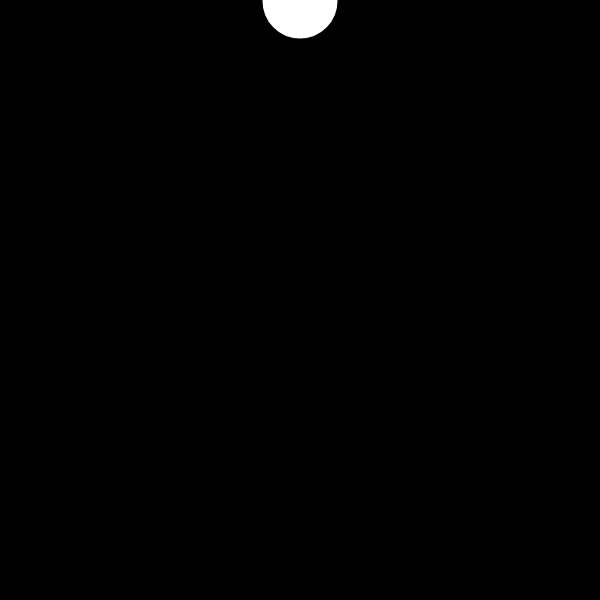
Frame 1 (no input)
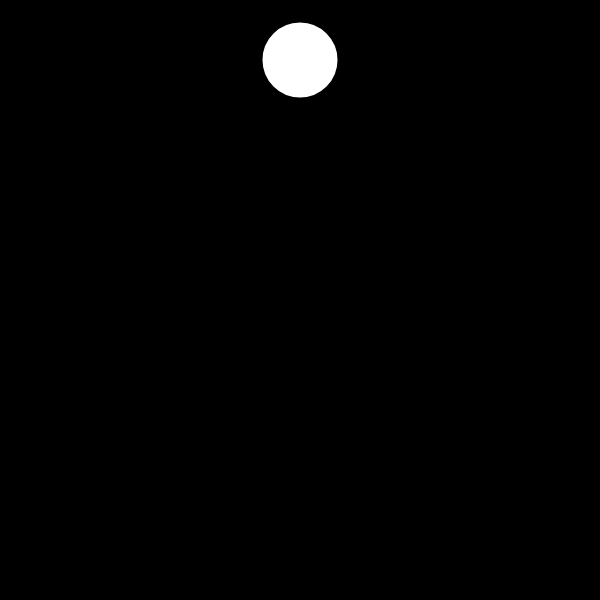
Frame 60 (no input)
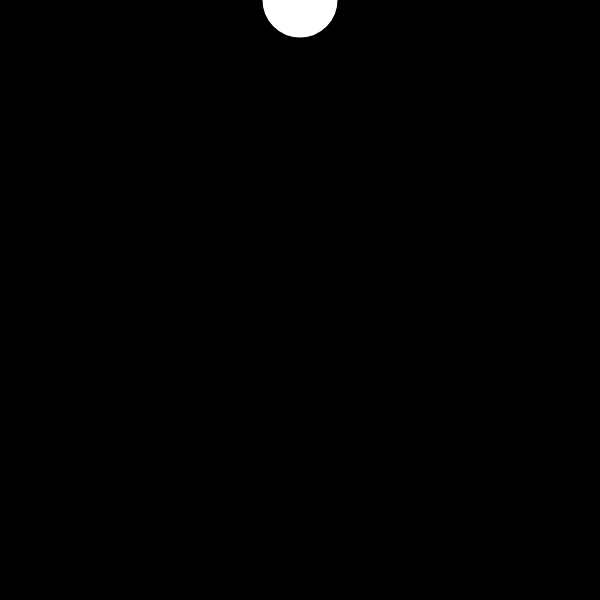
Frame 120 (the mouse pressed at the canvas centre since frame 60)

The p5.js sketch that drew these frames (run headless with seeded random() and noise() and a simulated clock; from frame 60 on, the mouse is pressed at the canvas centre):

// p5.js sketch
// ── sketch.js

let yPosition = 0;

function setup() {
  createCanvas(600, 600);
  colorMode(RGB);
  print("hello");
}

function draw() {

  //sustain the ball when mouse is clicked
  if (mouseIsPressed) {
    yPosition -= 1;
  } else {
    yPosition += 1;
  };

  background("black");
  fill(255);
  strokeWeight(5);
  rectMode(CENTER);
  circle(300, yPosition, 80, 80);

  //drop new ball when ball is out
  if (yPosition > 600){
    yPosition = 0;
  }


}
